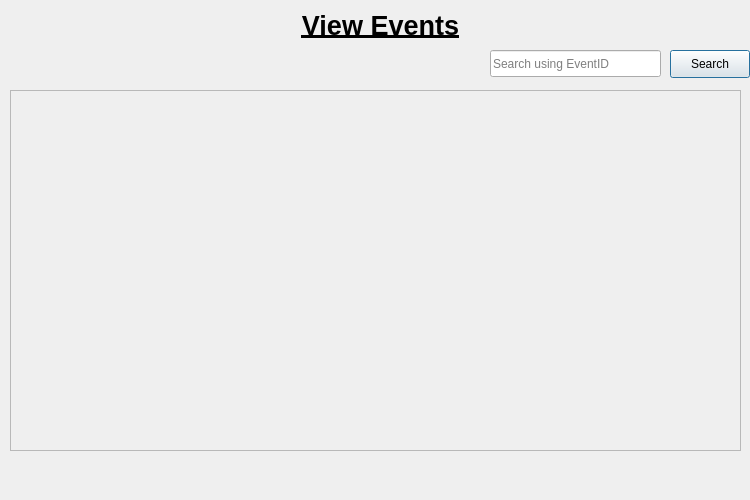
<?xml version="1.0" encoding="UTF-8"?>
<ui version="4.0">
 <class>Dialog</class>
 <widget class="QDialog" name="Dialog">
  <property name="windowModality">
   <enum>Qt::WindowModal</enum>
  </property>
  <property name="geometry">
   <rect>
    <x>0</x>
    <y>0</y>
    <width>750</width>
    <height>500</height>
   </rect>
  </property>
  <property name="sizePolicy">
   <sizepolicy hsizetype="Fixed" vsizetype="Fixed">
    <horstretch>0</horstretch>
    <verstretch>0</verstretch>
   </sizepolicy>
  </property>
  <property name="maximumSize">
   <size>
    <width>750</width>
    <height>500</height>
   </size>
  </property>
  <property name="windowTitle">
   <string>Dialog</string>
  </property>
  <widget class="QLabel" name="title">
   <property name="geometry">
    <rect>
     <x>250</x>
     <y>0</y>
     <width>261</width>
     <height>51</height>
    </rect>
   </property>
   <property name="text">
    <string>&lt;html&gt;&lt;head/&gt;&lt;body&gt;&lt;p align=&quot;center&quot;&gt;&lt;span style=&quot; font-size:20pt; font-weight:600; text-decoration: underline;&quot;&gt;View Events&lt;/span&gt;&lt;/p&gt;&lt;/body&gt;&lt;/html&gt;</string>
   </property>
  </widget>
  <widget class="QFrame" name="frame">
   <property name="geometry">
    <rect>
     <x>10</x>
     <y>90</y>
     <width>731</width>
     <height>361</height>
    </rect>
   </property>
   <property name="frameShape">
    <enum>QFrame::StyledPanel</enum>
   </property>
   <property name="frameShadow">
    <enum>QFrame::Raised</enum>
   </property>
  </widget>
  <widget class="QLineEdit" name="lineEdit">
   <property name="geometry">
    <rect>
     <x>490</x>
     <y>50</y>
     <width>171</width>
     <height>27</height>
    </rect>
   </property>
   <property name="placeholderText">
    <string>Search using EventID</string>
   </property>
  </widget>
  <widget class="QPushButton" name="pushButton">
   <property name="geometry">
    <rect>
     <x>670</x>
     <y>50</y>
     <width>80</width>
     <height>28</height>
    </rect>
   </property>
   <property name="text">
    <string>Search</string>
   </property>
  </widget>
 </widget>
 <resources/>
 <connections/>
</ui>
